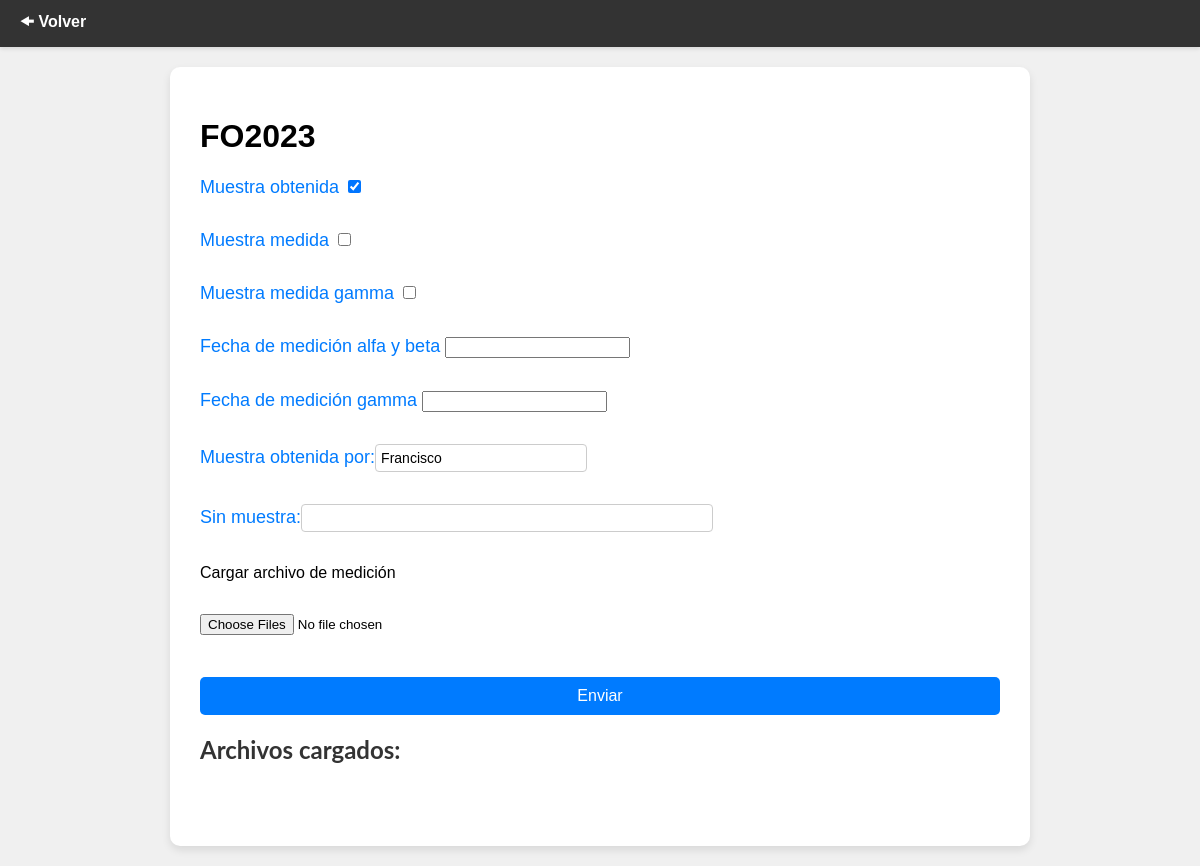
Page /base/editar-tarea/83 (signed in) on the committed database.
### base/models.py (models this page shows, shortened)
class Tarea(models.Model):
    usuario = models.ForeignKey(User, on_delete=models.CASCADE, null=True, blank=True)
    titulo = models.CharField(max_length=250)
    integrantes = models.TextField(null=True, blank=True)
    completo = models.BooleanField(default=False)
    creado = models.DateTimeField(auto_now_add=True)
    fecha = models.DateField(null=True, blank=True)
    hora = models.TimeField(null=True, blank=True)
    fecha_medicion = models.DateField(null=True, blank=True)
    medicion_completa = models.BooleanField(default=False)
    medicion_gamma = models.BooleanField(default=False)
    justificacion = models.TextField(null=True, blank=True)
    grupo_de_trabajo = models.ForeignKey(GrupoDeTrabajo, on_delete=models.CASCADE, null=True, blank=True)
    anio = models.ForeignKey(Anio, on_delete=models.CASCADE, null=True, blank=True)
    fecha_medicion_gamma = models.DateField(null=True, blank=True)
    class Meta:
        ordering = ["completo"]

### base/views.py (the view, shortened to what this page needs)
# urls.py: path("editar-tarea/<int:pk>", login_required(EditarTareas.as_view()), name="editar-tarea"),
class EditarTareas(UpdateView):
    model = Tarea
    form_class = TareaForm
    def get_context_data(self, **kwargs):
        context = super().get_context_data(**kwargs)
        context['titulo_tarea'] = self.object.titulo  # Añadir el título de la tarea al contexto
        archivos = self.object.archivos.all()
        archivos_existentes = [archivo for archivo in archivos if os.path.exists(os.path.join(settings.MEDIA_ROOT, archivo.archivo.name))]
        context['archivos'] = archivos_existentes
        context['form'] = self.get_form()
        context['user'] = self.request.user
        context['user_visita'] = Group.objects.filter(name='Visitantes').first().user_set.all() if Group.objects.filter(name='Visitantes').exists() else []
        context['user_muestreo'] = Group.objects.filter(name='muestreo').first().user_set.all() if Group.objects.filter(name='muestreo').exists() else []
        context['user_mediciones'] = Group.objects.filter(name='mediciones').first().user_set.all() if Group.objects.filter(name='mediciones').exists() else []
        context['user_superuser'] = Group.objects.filter(name='superuser').first().user_set.all() if Group.objects.filter(name='superuser').exists() else []
        context['user_analisis'] = Group.objects.filter(name='analisis').first().user_set.all() if Group.objects.filter(name='analisis').exists() else []
        context['user_gamma'] = Group.objects.filter(name='gamma').first().user_set.all() if Group.objects.filter(name='gamma').exists() else []
        return context

### base/forms.py
class TareaForm(forms.ModelForm):
    class Meta:
        model = Tarea
        fields = ['completo', 'medicion_completa', 'fecha_medicion', 'integrantes', 'justificacion',"medicion_gamma","fecha_medicion_gamma"]
        widgets = {
            'integrantes': forms.TextInput(attrs={'class': 'short-input'}),
            'justificacion': forms.TextInput(attrs={'class': 'short-input2'}),
            'fecha_medicion': forms.DateInput(attrs={'readonly': 'readonly'}),
        }

### base/templates/base/tarea_form.html (shortened to what this page needs)
{% extends "base/edicioncarga.html" %}
{% block contenedor %}
<div class="barra-superior">
    {% if user in user_analisis %}
        <a href="{% url 'grupos_trabajo' %}">&#x1F81C; Volver</a>
    {% else %}
        <a href="{% url 'grupos_trabajo' %}">&#x1F81C; Volver</a>
    {% endif %}
</div>
<div class="cuerpo-tarjeta">
    <h1>{{ titulo_tarea }}</h1>
    <form method="POST" action="" enctype="multipart/form-data">
        {% if user in user_superuser %}
            <a>Muestra obtenida {{ form.completo }}</a><p></p>
            <a>Muestra medida {{ form.medicion_completa }}</a><p></p>
            <a>Muestra medida gamma {{ form.medicion_gamma }}</a><p></p>
            <a>Fecha de medición alfa y beta {{ form.fecha_medicion }}</a><p></p>
            <a>Fecha de medición gamma {{ form.fecha_medicion_gamma }}</a><p></p>
            <a>Muestra obtenida por:{{form.integrantes}}</a><p></p>
            <a>Sin muestra:{{form.justificacion}}</a><p></p>
            <label for="archivo">Cargar archivo de medición</label><p></p>
            <input type="file" name="archivo" multiple><p></p>
            <input class="button" type="submit" name="enviar_formulario" value="Enviar" onclick="return confirmarCambios('{{ titulo_tarea }}')">
            <h2>Archivos cargados:</h2>
        {% endif %}
    </form>
</div>
{% endblock contenedor%}

### base/templates/base/edicioncarga.html (style rules this page uses)
body { background-color: #f0f0f0; font-family: "Abel", sans-serif; margin: 0; }
.barra-superior { display: flex; justify-content: space-between; align-items: center; padding: 10px 20px; background-color: #333333; color: #ffffff; box-shadow: 0 2px 4px rgba(0, 0, 0, 0.1); margin-bottom: 20px; }
.barra-superior a { color: #ffffff; text-decoration: none; font-weight: bold; font-size: 16px; }
.cuerpo-tarjeta { background-color: #ffffff; border-radius: 10px; box-shadow: 0 4px 8px rgba(0, 0, 0, 0.1); padding: 30px; max-width: 800px; margin: 0 auto; margin-bottom: 20px; }
.cuerpo-tarjeta h2 { font-family: 'Lato', sans-serif; font-weight: 700; color: #333333; margin-bottom: 20px; }
.cuerpo-tarjeta a { color: #007bff; text-decoration: none; font-size: 18px; }
.cuerpo-tarjeta form { display: flex; flex-direction: column; }
.button { background-color: #007bff; color: #ffffff; border: none; border-radius: 5px; padding: 10px 20px; font-size: 16px; cursor: pointer; transition: background-color 0.3s, color 0.3s; margin-top: 10px; }
.short-input { width: 200px; display: inline-block; vertical-align: middle; padding: 5px; border: 1px solid #ccc; border-radius: 4px; font-size: 14px; }
.short-input2 { width: 400px; display: inline-block; vertical-align: middle; padding: 5px; border: 1px solid #ccc; border-radius: 4px; font-size: 14px; }

### rows in the picture
Tarea: titulo "FO2023", completo "☑", integrantes "Francisco"
